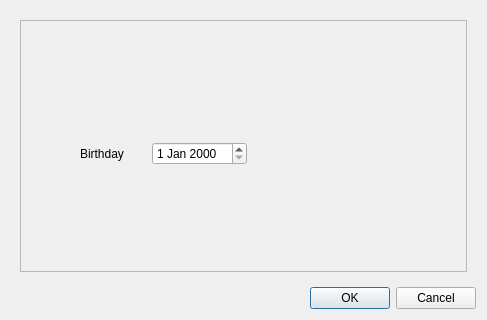
<?xml version="1.0" encoding="UTF-8"?>
<ui version="4.0">
 <class>Dialog</class>
 <widget class="QDialog" name="Dialog">
  <property name="geometry">
   <rect>
    <x>0</x>
    <y>0</y>
    <width>487</width>
    <height>320</height>
   </rect>
  </property>
  <property name="windowTitle">
   <string>Dialog</string>
  </property>
  <layout class="QVBoxLayout" name="verticalLayout_2">
   <item>
    <widget class="QStackedWidget" name="stackedWidget">
     <property name="currentIndex">
      <number>2</number>
     </property>
     <widget class="QWidget" name="page">
      <layout class="QVBoxLayout" name="verticalLayout">
       <item>
        <widget class="QLabel" name="label">
         <property name="text">
          <string>First</string>
         </property>
        </widget>
       </item>
       <item>
        <widget class="QLineEdit" name="txtFirst"/>
       </item>
       <item>
        <widget class="QLabel" name="label_2">
         <property name="text">
          <string>Last</string>
         </property>
        </widget>
       </item>
       <item>
        <widget class="QLineEdit" name="txtLast"/>
       </item>
       <item>
        <widget class="QLabel" name="label_3">
         <property name="text">
          <string>Email</string>
         </property>
        </widget>
       </item>
       <item>
        <widget class="QLineEdit" name="txtEmail"/>
       </item>
       <item>
        <widget class="QRadioButton" name="radioButton_2">
         <property name="text">
          <string>Female</string>
         </property>
        </widget>
       </item>
       <item>
        <widget class="QRadioButton" name="radioButton">
         <property name="text">
          <string>Male</string>
         </property>
        </widget>
       </item>
       <item>
        <spacer name="verticalSpacer">
         <property name="orientation">
          <enum>Qt::Vertical</enum>
         </property>
         <property name="sizeHint" stdset="0">
          <size>
           <width>20</width>
           <height>40</height>
          </size>
         </property>
        </spacer>
       </item>
      </layout>
     </widget>
     <widget class="QWidget" name="page_2">
      <layout class="QVBoxLayout" name="verticalLayout_3">
       <item>
        <widget class="QLabel" name="label_4">
         <property name="text">
          <string>Notes</string>
         </property>
        </widget>
       </item>
       <item>
        <widget class="QPlainTextEdit" name="plainTextEdit"/>
       </item>
      </layout>
     </widget>
     <widget class="QWidget" name="page_3">
      <layout class="QVBoxLayout" name="verticalLayout_4">
       <item>
        <widget class="QFrame" name="frame">
         <property name="frameShape">
          <enum>QFrame::StyledPanel</enum>
         </property>
         <property name="frameShadow">
          <enum>QFrame::Raised</enum>
         </property>
         <widget class="QWidget" name="">
          <property name="geometry">
           <rect>
            <x>60</x>
            <y>120</y>
            <width>167</width>
            <height>28</height>
           </rect>
          </property>
          <layout class="QHBoxLayout" name="horizontalLayout">
           <item>
            <widget class="QLabel" name="label_5">
             <property name="text">
              <string>Birthday</string>
             </property>
            </widget>
           </item>
           <item>
            <widget class="QDateEdit" name="dateEdit"/>
           </item>
          </layout>
         </widget>
        </widget>
       </item>
      </layout>
     </widget>
    </widget>
   </item>
   <item>
    <widget class="QDialogButtonBox" name="buttonBox">
     <property name="standardButtons">
      <set>QDialogButtonBox::Cancel|QDialogButtonBox::Ok</set>
     </property>
    </widget>
   </item>
  </layout>
 </widget>
 <resources/>
 <connections/>
</ui>
